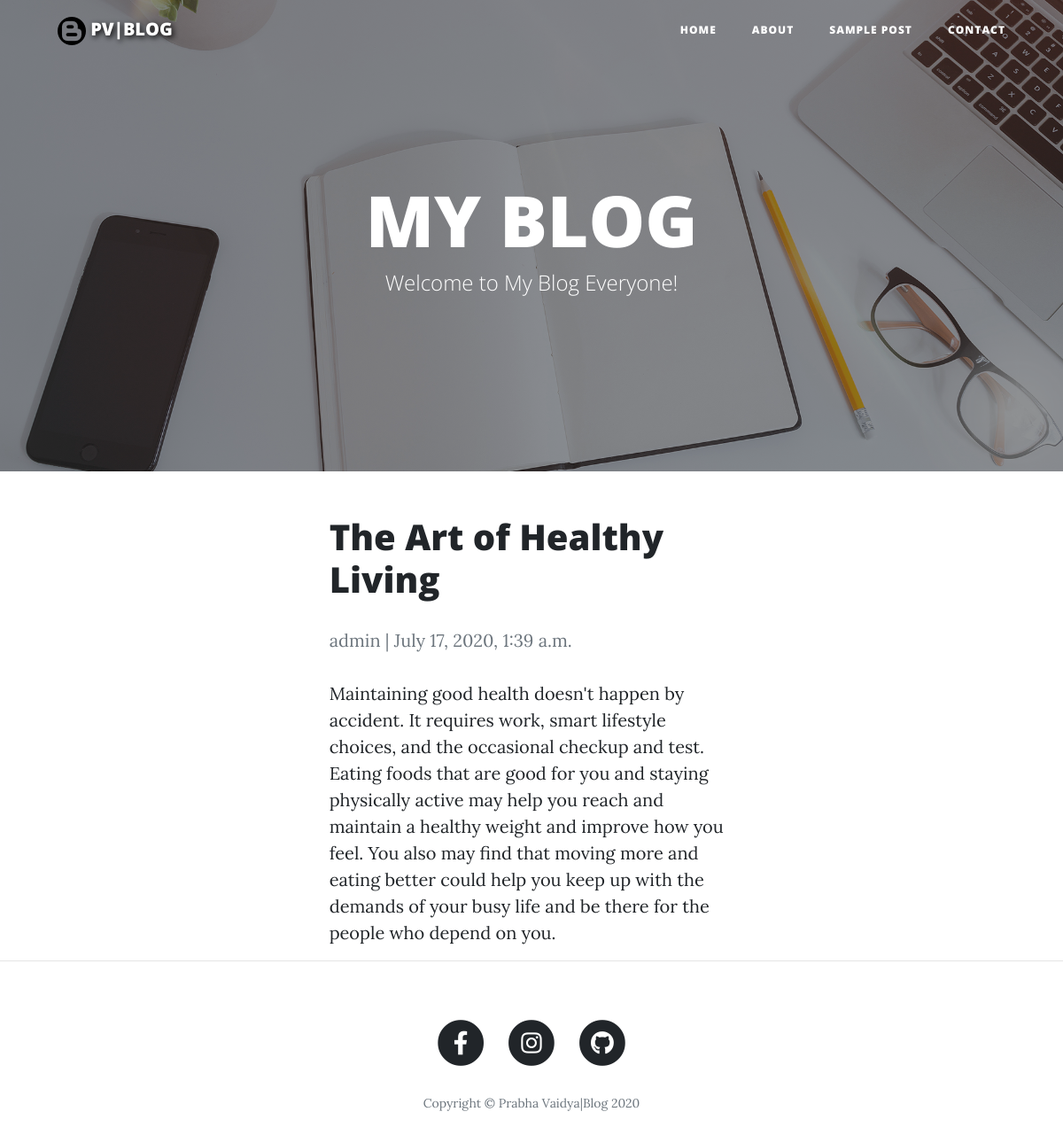
The app's page /the-art-of-healthy-living/ with its own data.
### blog/models.py (models this page shows, shortened)
class Post(models.Model):
    title = models.CharField(max_length=200, unique=True)
    slug = models.SlugField(max_length=200, unique=True)
    author = models.ForeignKey(User, on_delete= models.CASCADE,related_name='blog_post')
    updated_on = models.DateTimeField(auto_now= True)
    content = models.TextField()
    created_on = models.DateTimeField(auto_now_add=True)
    status = models.IntegerField(choices=STATUS, default=0)
    class Meta:
        ordering = ['-created_on']
    class Meta:
        db_table = "blog_post"

### blog/views.py (the view)
# urls.py: path('<slug:slug>/', views.PostDetail.as_view(), name='post_detail'),
class PostDetail(generic.DetailView):
    model = Post
    template_name = 'post_detail.html'

### blog/templates/post_detail.html
{% extends 'base.html' %}
{% block content %}
<div class="col-lg-8 col-md-10 mx-auto">
    <h1>{% block title %} {{ object.title }} {% endblock title %}</h1>
    <p class=" text-muted">{{ post.author }} | {{ post.created_on }}</p>
    <p class="card-text ">{{ object.content | safe }}</p>
</div>
{% endblock %}

### records on screen
Post: title "The Art of Healthy Living", author "admin", created_on "July 17, 2020, 1:39 a.m.", content "Maintaining good health doesn't happen by accident. It requires work, smart lifestyle choices, and the occasional checkup and test. Eating foods that are good for you and staying physically active may help you reach and maintain a healthy weight and improve how you feel. You also may find that moving more and eating better could help you keep up with the demands of your busy life and be there for the people who depend on you."
